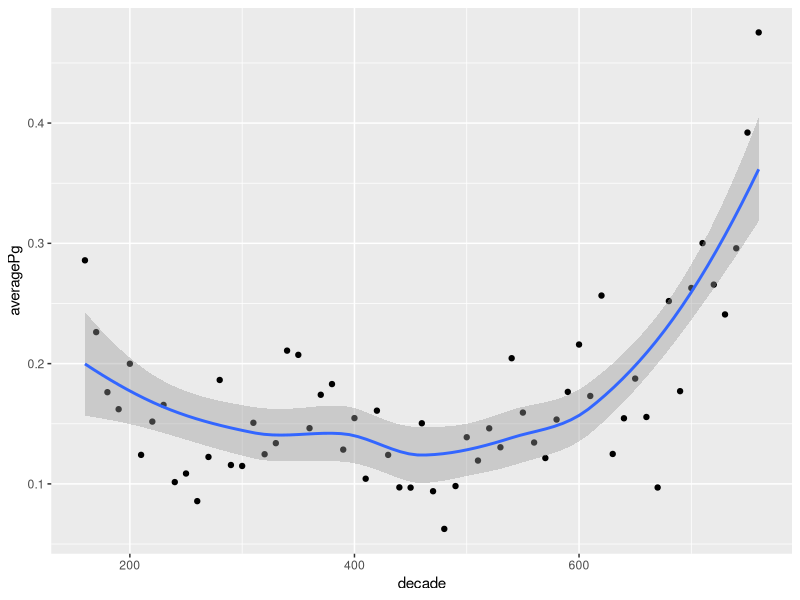

The R script that drew this image:
library(ggplot2)

lead.pollution <- read.csv("data/pollution-data.csv",sep=";")
ggplot(lead.pollution, aes(x=decade, y=averagePg)) + geom_point() + geom_smooth()

saveRDS(lead.pollution, "data/lead_pollution_decade.rds")
